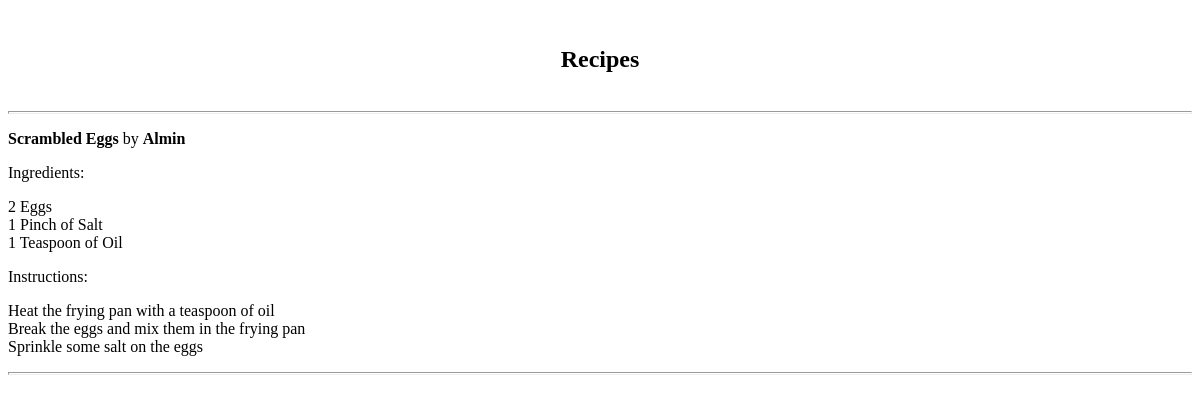
The app's page /, older data.
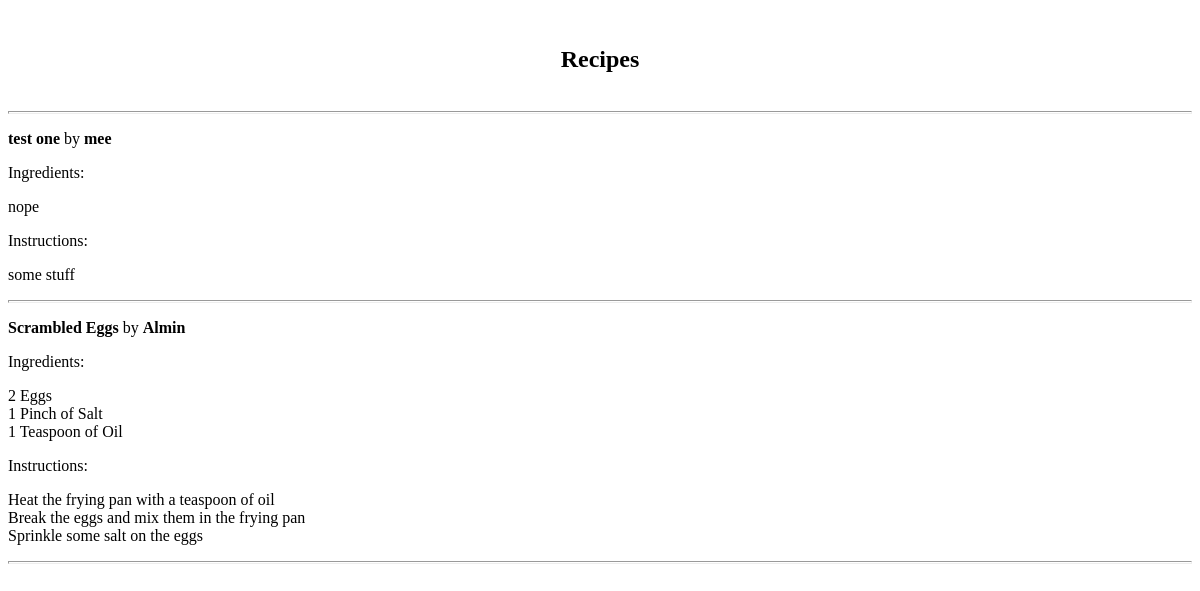
The same page, newer data.
### library/models.py (models this page shows, shortened)
class Recipe(models.Model):
    title = models.CharField(max_length=255)
    author = models.CharField(max_length=255)
    ingredients = models.TextField(max_length=1080)
    instructions = models.TextField(max_length=1080)

### library/views.py (the view)
# urls.py: path("", views.home, name='home'),
def home(request):
    recipes = Recipe.objects.all()
    recipes = recipes.order_by('-id')
    context = {}
    context['recipes'] = recipes
    return render(request, 'home.html', context)

### library/templates/home.html
<!DOCTYPE html>
<html>
<body>
<br/>
<h2 align="center">Recipes</h2>
<br/>
<hr style="height:1px; margin: auto;">
{% for recipe in recipes %}
<p><b>{{ recipe.title }}</b> by <b>{{ recipe.author }}</b></p>
<span>Ingredients:</span><br>
<p>{{ recipe.ingredients|linebreaks }}</p>
<span>Instructions:</span><br>
<p>{{ recipe.instructions|linebreaks }}</p>
<hr style="height:1px; margin: auto;">
{% endfor %}
</body>
</html>

Row changes from the older to the newer data that the page shows:
added Recipe: title "test one", author "mee", ingredients "nope", instructions "some stuff"
